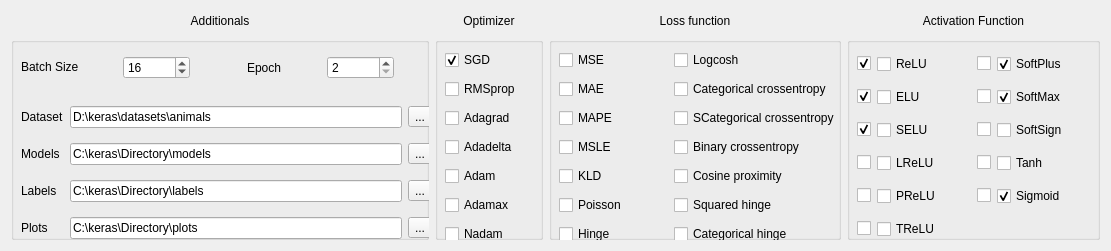
   <widget class="QWidget" name="gridLayoutWidget_9">
    <property name="geometry">
     <rect>
      <x>10</x>
      <y>440</y>
      <width>1111</width>
      <height>251</height>
     </rect>
    </property>
    <layout class="QGridLayout" name="gridLayout_9" rowstretch="1,10" columnstretch="431,111,301,261,0">
     <item row="1" column="1">
      <widget class="QGroupBox" name="groupBox_6">
       <property name="title">
        <string/>
       </property>
       <widget class="QWidget" name="gridLayoutWidget_8">
        <property name="geometry">
         <rect>
          <x>10</x>
          <y>10</y>
          <width>91</width>
          <height>201</height>
         </rect>
        </property>
        <layout class="QGridLayout" name="gridLayout_8">
         <item row="5" column="0">
          <widget class="QCheckBox" name="optAdam_ChB">
           <property name="text">
            <string>Adam</string>
           </property>
          </widget>
         </item>
         <item row="0" column="0">
          <widget class="QCheckBox" name="optSGD_ChB">
           <property name="text">
            <string>SGD</string>
           </property>
           <property name="checked">
            <bool>true</bool>
           </property>
          </widget>
         </item>
         <item row="4" column="0">
          <widget class="QCheckBox" name="optAdadelta_ChB">
           <property name="text">
            <string>Adadelta</string>
           </property>
          </widget>
         </item>
         <item row="3" column="0">
          <widget class="QCheckBox" name="optAdagrad_ChB">
           <property name="text">
            <string>Adagrad</string>
           </property>
          </widget>
         </item>
         <item row="6" column="0">
          <widget class="QCheckBox" name="optAdamax_ChB">
           <property name="text">
            <string>Adamax</string>
           </property>
          </widget>
         </item>
         <item row="1" column="0">
          <widget class="QCheckBox" name="optRMSprop_ChB">
           <property name="text">
            <string>RMSprop</string>
           </property>
          </widget>
         </item>
         <item row="7" column="0">
          <widget class="QCheckBox" name="optNadam_ChB">
           <property name="text">
            <string>Nadam</string>
           </property>
          </widget>
         </item>
        </layout>
       </widget>
      </widget>
     </item>
     <item row="0" column="3">
      <widget class="QLabel" name="label">
       <property name="text">
        <string>Activation Function</string>
       </property>
       <property name="alignment">
        <set>Qt::AlignCenter</set>
       </property>
      </widget>
     </item>
     <item row="0" column="1">
      <widget class="QLabel" name="label_27">
       <property name="text">
        <string>&lt;html&gt;&lt;head/&gt;&lt;body&gt;&lt;p align=&quot;center&quot;&gt;Optimizer&lt;/p&gt;&lt;/body&gt;&lt;/html&gt;</string>
       </property>
      </widget>
     </item>
     <item row="1" column="3">
      <widget class="QGroupBox" name="groupBox_2">
       <property name="title">
        <string/>
       </property>
       <widget class="QWidget" name="gridLayoutWidget_3">
        <property name="geometry">
         <rect>
          <x>10</x>
          <y>10</y>
          <width>241</width>
          <height>201</height>
         </rect>
        </property>
        <layout class="QGridLayout" name="gridLayout_3">
         <item row="1" column="1">
          <layout class="QHBoxLayout" name="horizontalLayout_13">
           <item>
            <widget class="QCheckBox" name="cSoftMax_ChB">
             <property name="text">
              <string/>
             </property>
            </widget>
           </item>
           <item>
            <widget class="QCheckBox" name="dSoftMax_ChB">
             <property name="text">
              <string>SoftMax</string>
             </property>
             <property name="checked">
              <bool>true</bool>
             </property>
            </widget>
           </item>
           <item>
            <spacer name="horizontalSpacer_11">
             <property name="orientation">
              <enum>Qt::Horizontal</enum>
             </property>
             <property name="sizeHint" stdset="0">
              <size>
               <width>40</width>
               <height>20</height>
              </size>
             </property>
            </spacer>
           </item>
          </layout>
         </item>
         <item row="2" column="0">
          <layout class="QHBoxLayout" name="horizontalLayout_7">
           <item>
            <widget class="QCheckBox" name="cSELU_ChB">
             <property name="text">
              <string/>
             </property>
             <property name="checked">
              <bool>true</bool>
             </property>
            </widget>
           </item>
           <item>
            <widget class="QCheckBox" name="dSELU_ChB">
             <property name="text">
              <string>SELU</string>
             </property>
            </widget>
           </item>
           <item>
            <spacer name="horizontalSpacer_5">
             <property name="orientation">
              <enum>Qt::Horizontal</enum>
             </property>
             <property name="sizeHint" stdset="0">
              <size>
               <width>40</width>
               <height>20</height>
              </size>
             </property>
            </spacer>
           </item>
          </layout>
         </item>
         <item row="0" column="0">
          <layout class="QHBoxLayout" name="horizontalLayout_5">
           <item>
            <widget class="QCheckBox" name="cReLU_ChB">
             <property name="text">
              <string/>
             </property>
             <property name="checked">
              <bool>true</bool>
             </property>
            </widget>
           </item>
           <item>
            <widget class="QCheckBox" name="dReLU_ChB">
             <property name="text">
              <string>ReLU</string>
             </property>
            </widget>
           </item>
           <item>
            <spacer name="horizontalSpacer_2">
             <property name="orientation">
              <enum>Qt::Horizontal</enum>
             </property>
             <property name="sizeHint" stdset="0">
              <size>
               <width>40</width>
               <height>20</height>
              </size>
             </property>
            </spacer>
           </item>
          </layout>
         </item>
         <item row="4" column="1">
          <layout class="QHBoxLayout" name="horizontalLayout_16">
           <item>
            <widget class="QCheckBox" name="cSigmoid_ChB">
             <property name="text">
              <string/>
             </property>
            </widget>
           </item>
           <item>
            <widget class="QCheckBox" name="dSigmoid_ChB">
             <property name="text">
              <string>Sigmoid</string>
             </property>
             <property name="checked">
              <bool>true</bool>
             </property>
            </widget>
           </item>
           <item>
            <spacer name="horizontalSpacer_14">
             <property name="orientation">
              <enum>Qt::Horizontal</enum>
             </property>
             <property name="sizeHint" stdset="0">
              <size>
               <width>40</width>
               <height>20</height>
              </size>
             </property>
            </spacer>
           </item>
          </layout>
         </item>
         <item row="5" column="0">
          <layout class="QHBoxLayout" name="horizontalLayout_11">
           <item>
            <widget class="QCheckBox" name="cTReLU_ChB">
             <property name="text">
              <string/>
             </property>
            </widget>
           </item>
           <item>
            <widget class="QCheckBox" name="dTReLU_ChB">
             <property name="text">
              <string>TReLU</string>
             </property>
            </widget>
           </item>
           <item>
            <spacer name="horizontalSpacer_9">
             <property name="orientation">
              <enum>Qt::Horizontal</enum>
             </property>
             <property name="sizeHint" stdset="0">
              <size>
               <width>40</width>
               <height>20</height>
              </size>
             </property>
            </spacer>
           </item>
          </layout>
         </item>
         <item row="1" column="0">
          <layout class="QHBoxLayout" name="horizontalLayout_6">
           <item>
            <widget class="QCheckBox" name="cELU_ChB">
             <property name="text">
              <string/>
             </property>
             <property name="checked">
              <bool>true</bool>
             </property>
            </widget>
           </item>
           <item>
            <widget class="QCheckBox" name="dELU_ChB">
             <property name="text">
              <string>ELU</string>
             </property>
            </widget>
           </item>
           <item>
            <spacer name="horizontalSpacer_3">
             <property name="orientation">
              <enum>Qt::Horizontal</enum>
             </property>
             <property name="sizeHint" stdset="0">
              <size>
               <width>40</width>
               <height>20</height>
              </size>
             </property>
            </spacer>
           </item>
          </layout>
         </item>
         <item row="2" column="1">
          <layout class="QHBoxLayout" name="horizontalLayout_15">
           <item>
            <widget class="QCheckBox" name="cSoftSign_ChB">
             <property name="text">
              <string/>
             </property>
            </widget>
           </item>
           <item>
            <widget class="QCheckBox" name="dSoftSign_ChB">
             <property name="text">
              <string>SoftSign</string>
             </property>
            </widget>
           </item>
           <item>
            <spacer name="horizontalSpacer_13">
             <property name="orientation">
              <enum>Qt::Horizontal</enum>
             </property>
             <property name="sizeHint" stdset="0">
              <size>
               <width>40</width>
               <height>20</height>
              </size>
             </property>
            </spacer>
           </item>
          </layout>
         </item>
         <item row="3" column="1">
          <layout class="QHBoxLayout" name="horizontalLayout_14">
           <item>
            <widget class="QCheckBox" name="cTanh_ChB">
             <property name="text">
              <string/>
             </property>
            </widget>
           </item>
           <item>
            <widget class="QCheckBox" name="dTanh_ChB">
             <property name="text">
              <string>Tanh</string>
             </property>
            </widget>
           </item>
           <item>
            <spacer name="horizontalSpacer_12">
             <property name="orientation">
              <enum>Qt::Horizontal</enum>
             </property>
             <property name="sizeHint" stdset="0">
              <size>
               <width>40</width>
               <height>20</height>
              </size>
             </property>
            </spacer>
           </item>
          </layout>
         </item>
         <item row="3" column="0">
          <layout class="QHBoxLayout" name="horizontalLayout_9">
           <item>
            <widget class="QCheckBox" name="cLReLU_ChB">
             <property name="text">
              <string/>
             </property>
            </widget>
           </item>
           <item>
            <widget class="QCheckBox" name="dLReLU_ChB">
             <property name="text">
              <string>LReLU</string>
             </property>
            </widget>
           </item>
           <item>
            <spacer name="horizontalSpacer_7">
             <property name="orientation">
              <enum>Qt::Horizontal</enum>
             </property>
             <property name="sizeHint" stdset="0">
              <size>
               <width>40</width>
               <height>20</height>
              </size>
             </property>
            </spacer>
           </item>
          </layout>
         </item>
         <item row="0" column="1">
          <layout class="QHBoxLayout" name="horizontalLayout_12">
           <item>
            <widget class="QCheckBox" name="cSoftPlus_ChB">
             <property name="text">
              <string/>
             </property>
            </widget>
           </item>
           <item>
            <widget class="QCheckBox" name="dSoftPlus_ChB">
             <property name="text">
              <string>SoftPlus</string>
             </property>
             <property name="checked">
              <bool>true</bool>
             </property>
            </widget>
           </item>
           <item>
            <spacer name="horizontalSpacer_10">
             <property name="orientation">
              <enum>Qt::Horizontal</enum>
             </property>
             <property name="sizeHint" stdset="0">
              <size>
               <width>40</width>
               <height>20</height>
              </size>
             </property>
            </spacer>
           </item>
          </layout>
         </item>
         <item row="4" column="0">
          <layout class="QHBoxLayout" name="horizontalLayout_8">
           <item>
            <widget class="QCheckBox" name="cPReLU_ChB">
             <property name="text">
              <string/>
             </property>
            </widget>
           </item>
           <item>
            <widget class="QCheckBox" name="dPReLU_ChB">
             <property name="text">
              <string>PReLU</string>
             </property>
            </widget>
           </item>
           <item>
            <spacer name="horizontalSpacer_6">
             <property name="orientation">
              <enum>Qt::Horizontal</enum>
             </property>
             <property name="sizeHint" stdset="0">
              <size>
               <width>40</width>
               <height>20</height>
              </size>
             </property>
            </spacer>
           </item>
          </layout>
         </item>
        </layout>
       </widget>
      </widget>
     </item>
     <item row="0" column="2">
      <widget class="QLabel" name="label_28">
       <property name="text">
        <string>&lt;html&gt;&lt;head/&gt;&lt;body&gt;&lt;p&gt;Loss function&lt;/p&gt;&lt;/body&gt;&lt;/html&gt;</string>
       </property>
       <property name="alignment">
        <set>Qt::AlignCenter</set>
       </property>
      </widget>
     </item>
     <item row="1" column="2">
      <widget class="QGroupBox" name="groupBox_7">
       <property name="title">
        <string/>
       </property>
       <widget class="QWidget" name="gridLayoutWidget_7">
        <property name="geometry">
         <rect>
          <x>10</x>
          <y>10</y>
          <width>281</width>
          <height>201</height>
         </rect>
        </property>
        <layout class="QGridLayout" name="gridLayout_7">
         <item row="0" column="1">
          <widget class="QCheckBox" name="lf_MSE_ChB">
           <property name="text">
            <string>MSE</string>
           </property>
          </widget>
         </item>
         <item row="2" column="1">
          <widget class="QCheckBox" name="lf_MAPE_ChB">
           <property name="text">
            <string>MAPE</string>
           </property>
          </widget>
         </item>
         <item row="5" column="2">
          <widget class="QCheckBox" name="lf_sqHingle_ChB">
           <property name="text">
            <string>Squared hinge</string>
           </property>
          </widget>
         </item>
         <item row="5" column="1">
          <widget class="QCheckBox" name="lf_Poisson_ChB">
           <property name="text">
            <string>Poisson</string>
           </property>
          </widget>
         </item>
         <item row="0" column="2">
          <widget class="QCheckBox" name="lf_Logcosh">
           <property name="text">
            <string>Logcosh</string>
           </property>
          </widget>
         </item>
         <item row="1" column="2">
          <widget class="QCheckBox" name="lf_CCE_ChB">
           <property name="text">
            <string>Categorical crossentropy</string>
           </property>
          </widget>
         </item>
         <item row="2" column="2">
          <widget class="QCheckBox" name="lf_sCCE_ChB">
           <property name="text">
            <string>SCategorical crossentropy</string>
           </property>
          </widget>
         </item>
         <item row="6" column="1">
          <widget class="QCheckBox" name="lf_Hingle_ChB">
           <property name="text">
            <string>Hinge</string>
           </property>
          </widget>
         </item>
         <item row="6" column="2">
          <widget class="QCheckBox" name="lf_cHingle_ChB">
           <property name="text">
            <string>Categorical hinge</string>
           </property>
          </widget>
         </item>
         <item row="4" column="1">
          <widget class="QCheckBox" name="lf_KDL_ChB">
           <property name="text">
            <string>KLD</string>
           </property>
          </widget>
         </item>
         <item row="3" column="2">
          <widget class="QCheckBox" name="lf_BCE_ChB">
           <property name="text">
            <string>Binary crossentropy</string>
           </property>
          </widget>
         </item>
         <item row="1" column="1">
          <widget class="QCheckBox" name="lf_MAE_ChB">
           <property name="text">
            <string>MAE</string>
           </property>
          </widget>
         </item>
         <item row="3" column="1">
          <widget class="QCheckBox" name="lf_MSLE_ChB">
           <property name="text">
            <string>MSLE</string>
           </property>
          </widget>
         </item>
         <item row="4" column="2">
          <widget class="QCheckBox" name="lf_CosProx_ChB">
           <property name="text">
            <string>Cosine proximity</string>
           </property>
          </widget>
         </item>
        </layout>
       </widget>
      </widget>
     </item>
     <item row="1" column="0">
      <widget class="QGroupBox" name="learning_params_GB2">
       <property name="title">
        <string/>
       </property>
       <widget class="QWidget" name="gridLayoutWidget">
        <property name="geometry">
         <rect>
          <x>10</x>
          <y>60</y>
          <width>411</width>
          <height>151</height>
         </rect>
        </property>
        <layout class="QGridLayout" name="gridLayout">
         <item row="2" column="0">
          <widget class="QLabel" name="label_5">
           <property name="text">
            <string>Labels</string>
           </property>
          </widget>
         </item>
         <item row="0" column="1">
          <widget class="QLineEdit" name="DatasetPath_LE">
           <property name="text">
            <string>D:\keras\datasets\animals</string>
           </property>
          </widget>
         </item>
         <item row="1" column="1">
          <widget class="QLineEdit" name="ModelPath_LE">
           <property name="text">
            <string>C:\keras\Directory\models</string>
           </property>
          </widget>
         </item>
         <item row="2" column="1">
          <widget class="QLineEdit" name="Labels_LE">
           <property name="text">
            <string>C:\keras\Directory\labels</string>
           </property>
          </widget>
         </item>
         <item row="3" column="0">
          <widget class="QLabel" name="label_3">
           <property name="text">
            <string>Plots</string>
           </property>
          </widget>
         </item>
         <item row="3" column="1">
          <widget class="QLineEdit" name="PlotsPath_LE">
           <property name="text">
            <string>C:\keras\Directory\plots</string>
           </property>
          </widget>
         </item>
         <item row="1" column="0">
          <widget class="QLabel" name="label_4">
           <property name="text">
            <string>&lt;html&gt;&lt;head/&gt;&lt;body&gt;&lt;p&gt;Models&lt;/p&gt;&lt;/body&gt;&lt;/html&gt;</string>
           </property>
          </widget>
         </item>
         <item row="0" column="0">
          <widget class="QLabel" name="label_7">
           <property name="text">
            <string>Dataset</string>
           </property>
          </widget>
         </item>
         <item row="0" column="2">
          <widget class="QToolButton" name="DatasetPath_TB">
           <property name="text">
            <string>...</string>
           </property>
          </widget>
         </item>
         <item row="1" column="2">
          <widget class="QToolButton" name="ModelsPath_TB">
           <property name="text">
            <string>...</string>
           </property>
          </widget>
         </item>
         <item row="2" column="2">
          <widget class="QToolButton" name="LabelPath_TB">
           <property name="text">
            <string>...</string>
           </property>
          </widget>
         </item>
         <item row="3" column="2">
          <widget class="QToolButton" name="PlotPath_TB">
           <property name="text">
            <string>...</string>
           </property>
          </widget>
         </item>
        </layout>
       </widget>
       <widget class="QWidget" name="horizontalLayoutWidget">
        <property name="geometry">
         <rect>
          <x>10</x>
          <y>10</y>
          <width>411</width>
          <height>41</height>
         </rect>
        </property>
        <layout class="QHBoxLayout" name="horizontalLayout">
         <item>
          <widget class="QLabel" name="label_2">
           <property name="text">
            <string>&lt;html&gt;&lt;head/&gt;&lt;body&gt;&lt;p&gt;Batch Size&lt;/p&gt;&lt;/body&gt;&lt;/html&gt;</string>
           </property>
          </widget>
         </item>
         <item>
          <spacer name="horizontalSpacer_33">
           <property name="orientation">
            <enum>Qt::Horizontal</enum>
           </property>
           <property name="sizeHint" stdset="0">
            <size>
             <width>40</width>
             <height>20</height>
            </size>
           </property>
          </spacer>
         </item>
         <item>
          <widget class="QSpinBox" name="batchSize_SB">
           <property name="minimum">
            <number>1</number>
           </property>
           <property name="maximum">
            <number>100000</number>
           </property>
           <property name="value">
            <number>16</number>
           </property>
          </widget>
         </item>
         <item>
          <spacer name="horizontalSpacer">
           <property name="orientation">
            <enum>Qt::Horizontal</enum>
           </property>
           <property name="sizeHint" stdset="0">
            <size>
             <width>14</width>
             <height>20</height>
            </size>
           </property>
          </spacer>
         </item>
         <item>
          <spacer name="horizontalSpacer_37">
           <property name="orientation">
            <enum>Qt::Horizontal</enum>
           </property>
           <property name="sizeHint" stdset="0">
            <size>
             <width>40</width>
             <height>20</height>
            </size>
           </property>
          </spacer>
         </item>
         <item>
          <widget class="QLabel" name="label_6">
           <property name="text">
            <string>Epoch</string>
           </property>
          </widget>
         </item>
         <item>
          <spacer name="horizontalSpacer_36">
           <property name="orientation">
            <enum>Qt::Horizontal</enum>
           </property>
           <property name="sizeHint" stdset="0">
            <size>
             <width>40</width>
             <height>20</height>
            </size>
           </property>
          </spacer>
         </item>
         <item>
          <widget class="QSpinBox" name="networkEpoch_SB">
           <property name="minimum">
            <number>2</number>
           </property>
           <property name="maximum">
            <number>100000</number>
           </property>
          </widget>
         </item>
         <item>
          <spacer name="horizontalSpacer_4">
           <property name="orientation">
            <enum>Qt::Horizontal</enum>
           </property>
           <property name="sizeHint" stdset="0">
            <size>
             <width>40</width>
             <height>20</height>
            </size>
           </property>
          </spacer>
         </item>
        </layout>
       </widget>
      </widget>
     </item>
     <item row="0" column="0">
      <widget class="QLabel" name="label_8">
       <property name="text">
        <string>Additionals</string>
       </property>
       <property name="alignment">
        <set>Qt::AlignCenter</set>
       </property>
      </widget>
     </item>
    </layout>
   </widget>
